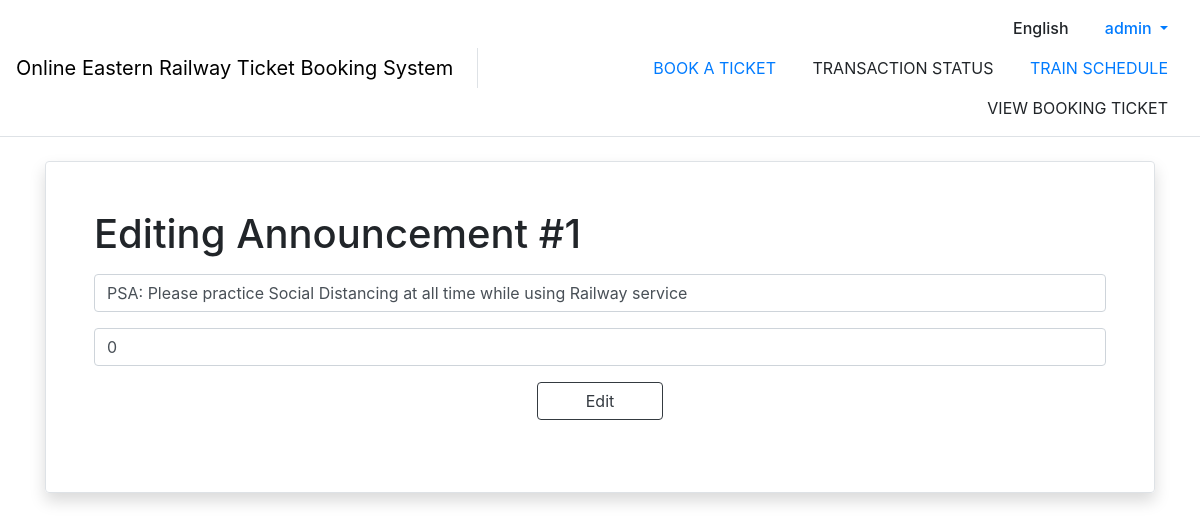
The page /announcement/edit/1/ (signed in) on the database its author committed.
### announcement/models.py (models this page shows)
class Announcement(models.Model):
    announcer_user = models.ForeignKey(
        Announcer, on_delete=models.CASCADE, null=True)
    announce_text = models.TextField()
    announce_time = models.DateTimeField()
    view_count = models.IntegerField()

### announcement/views.py (the view, shortened to what this page needs)
# urls.py: path('edit/<int:announcement_id>/', views.EditAnnouncement.as_view(), name="editAnnouncement"),
class EditAnnouncement(LoginRequiredMixin, View):
    def get(self, request, announcement_id):
        context = prepare_context(request, show_navbar=True)
        announcement_form = AnnouncementForm()
        context['announcement_form'] = announcement_form
        context['announcement'] = Announcement.objects.get(pk=announcement_id)
        return render(request, 'announcement/editAnnouncement.html', context=context)

### announcement/forms.py
class AnnouncementForm(forms.ModelForm):
    class Meta:
        model = Announcement
        fields = ('announce_text',)

### account/utils.py (called while the page is built)
def prepare_context(request, show_navbar=True):
    context = {
        'show_navbar': show_navbar
    }
    if request.user.is_authenticated:
        user = User.objects.get(username=request.user.username)
        context['current_user'] = user
    return context

### announcement/templates/announcement/editAnnouncement.html (shortened to what this page needs)
{% extends "base.html" %}
{% load static %}
{% block content %}
  <div class="my-4">
    <div class="w-100 rounded border shadow p-5">
      <div class="row">
        <a class="col">
          <h1>Editing Announcement #{{ announcement.id }}</h1>
          <div id="signup" class="mt-3">
            <form action="#" method="POST">
              <div class="form-group">
                <input type="text" class="form-control" name="{{ announcement_form.announce_text.name }}"
                       id="{{ announcement_form.announce_text.id_for_label }}"
                       value="{{ announcement.announce_text }}" required>
              </div>
              <div class="form-group">
                <input type="number" class="form-control" name="view_count"
                       id="view_count" value="{{ announcement.view_count }}"
                       required>
              </div>
              <div class="text-center">
                <button type="submit" class="btn btn-outline-dark px-5">Edit</button>
              </div>
            </form>
          </div>
      </div>
    </div>
  </div>
  </div>
{% endblock content %}

### templates/base.html (shortened to what this page needs)
<!DOCTYPE html>
{% load static %}
<html lang="en">
<head>
  <link rel="stylesheet" type="text/css" href="{% static 'css/bootstrap.min.css'%}">
  <link rel="stylesheet" type="text/css" href="{% static 'css/bootstrap-select.min.css'%}">
  <link rel="stylesheet" type="text/css" href="{% static 'css/styles.css'%}">
</head>
<body>
  {% if show_navbar %}
  <nav class="navbar navbar-expand-lg navbar-light border-bottom">
    <div class="d-none d-lg-flex w-100 justify-content-center align-items-center">
      <div class="navbar-brand border-right pr-4 h-50">
        <div class="my-auto">
          <a class="d-inline-block my-auto"  href={% url 'dashboard' %} style="text-decoration: none; color: black;">Online Eastern Railway Ticket Booking System </a>
        </div>
      </div>
      <div class="text-right w-100">
        <div class="row align-content-right">
          <div class="col" style="font-weight: 500;">
            <a class="nav-link d-inline-block">English</a>
            {% if request.user.is_authenticated %}
              <div class="nav-item dropdown d-inline-block">
                <a class="nav-link dropdown-toggle" href="#" id="profileDropdown" role="button" data-toggle="dropdown" aria-haspopup="true" aria-expanded="false">
                  {% if user.first_name and user.last_name %}
                    {{ user.first_name }} {{ user.last_name }}
                  {% else %}
                    {{ user.username}}
                  {% endif %}
                </a>
              </div>
            {% else %}
              <a class="nav-link d-inline-block" href={% url 'login'%}>Login</a>
            {% endif %}
          </div>
        </div>
        <div class="row align-content-right">
          <div class="col text-uppercase">
            <a class="nav-link d-inline-block" href={% url 'searchSchedules' %}>BOOK A TICKET</a>
            <a class="nav-link d-inline-block">TRANSACTION STATUS</a>
            <a class="nav-link d-inline-block" href={% url 'searchTimetable' %}>TRAIN SCHEDULE</a>
            <a class="nav-link d-inline-block">VIEW BOOKING TICKET</a>
          </div>
        </div>
      </div>
    </div>
  </nav>
  {% endif %}
  <div id="content" class="container appear-fade-start">
    {% block content %}
    {% endblock content %}
</body>
</html>

### static/css/styles.css (style rules this page uses)
body { font-family: -apple-system, BlinkMacSystemFont, "Segoe UI", Roboto, "Sarabun", "Helvetica Neue", Arial, "Noto Sans", sans-serif, "Apple Color Emoji", "Segoe UI Emoji", "Segoe UI Symbol", "Noto Color Emoji" !important; }
.appear-fade-start { opacity: 0; animation: appear-fade 0.25s ease-out 0.1s 1 forwards; }

### rows shown on the page
Announcement: id "1", announce_text "PSA: Please practice Social Distancing at all time while using Railway service", view_count "0"

### other values the page prints
{{ user.username }} "admin"
